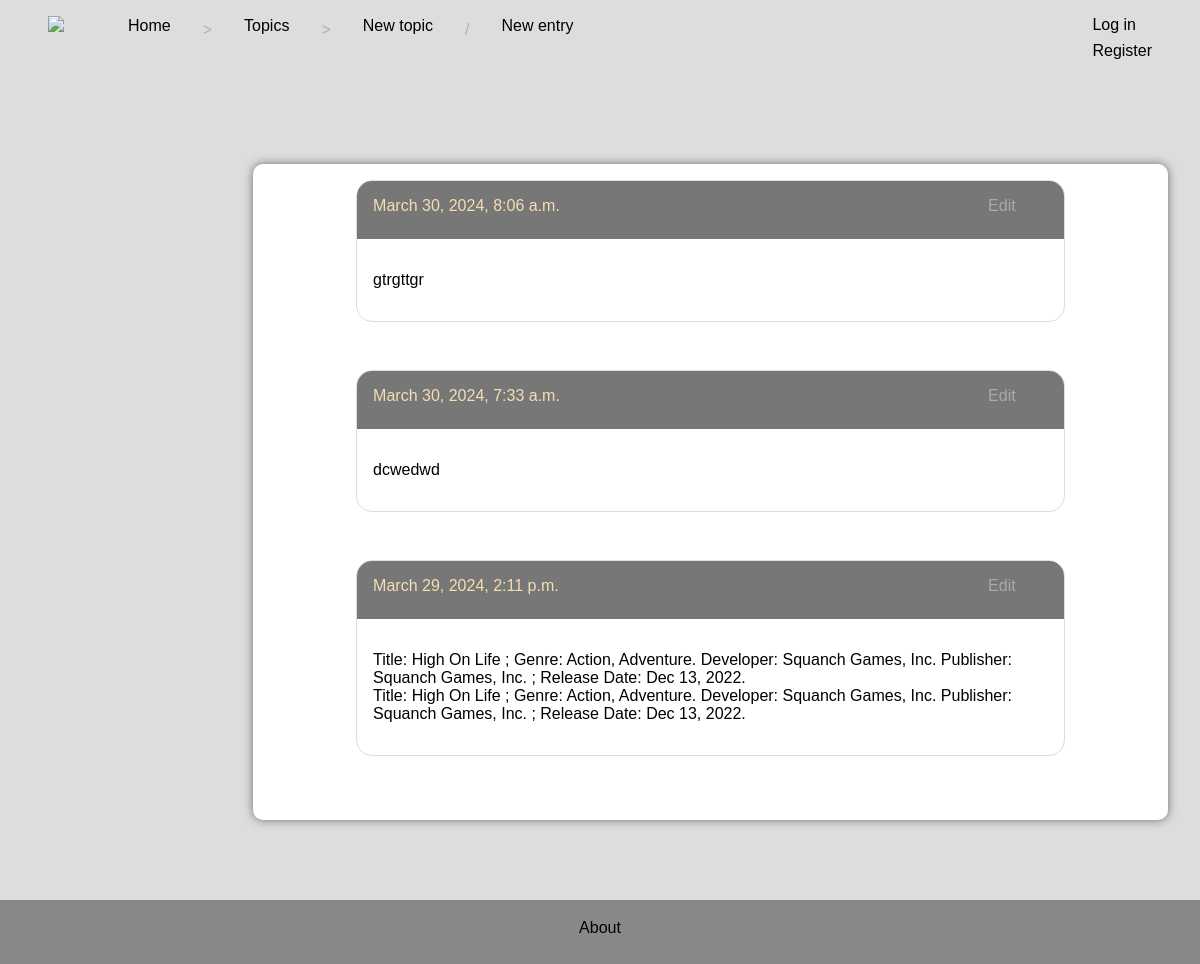
The app's page /blog/topics/1/ with its own data.
### blog/models.py (models this page shows, shortened)
class Entry(models.Model):
    text = models.TextField()
    topic = models.ForeignKey(Topic, on_delete=models.CASCADE,related_name='entries')
    date_added = models.DateTimeField(auto_now_add=True)
    scores = models.BigIntegerField(null=True)
    score_num = models.IntegerField(null=True)

### blog/views.py (the view)
# urls.py: path('topics/<int:topic_id>/', views.show_topic, name='show_topic'),
def show_topic(request, topic_id):
    topic = Topic.objects.get(pk=topic_id)
    entries = topic.entries.order_by('-date_added')
    return render(request, 'blog/show_topic.html', {
        'topic':topic,
        'entries':entries,
    })

### blog/templates/blog/show_topic.html (shortened to what this page needs)
{% extends 'blog/layout.html' %}
{% block header_content %}
    <a href="{% url 'blog:index' %}"> Home </a><span>></span>
    <a href="{% url 'blog:show_topic_list' %}"> Topics </a><span>></span>
    <a href="{% url 'blog:new_topic' %}"> New topic </a><span>/</span>
    <a href="{% url 'blog:new_entry' topic.id %}"> New entry</a>
{% endblock header_content %}
{% block main_content %}
    {% for entry in entries %}
    <div class="entry">
        <div class="entry-header">
           {{ entry.date_added }}
           <a href="{% url 'blog:edit_entry' entry.id %}">Edit</a>
        </div>
        <div class="entry-text">
           {{ entry.text|linebreaks }}
         </div>
    </div>
    {% empty %}
        <p> There are no entries yet </p>
    {% endfor %}
{% endblock main_content %}

### blog/static/blog/style.css (style rules this page uses)
body { font-family: sans-serif; margin: 0; padding: 0; background-color: #ddd; }
a { color: black; text-decoration: none; margin: 0 2rem 0.5rem; }
span { color: rgb(163, 179, 194); }
a { display: block; transition: transform 0.2s ease-in-out; }
.entry { overflow: hidden; width: 80%; border: solid 1px #ddd; margin-bottom: 3rem; border-radius: 1rem; font-size: medium; }
.entry-header { display: flex; align-items: baseline; justify-content: space-between; padding: 1rem; color: wheat; margin: 0; background-color: #777; }
.entry-header a { color: #aaa; }
.entry-text { padding: 1rem; }

### records on screen
Entry: date_added "March 30, 2024, 8:06 a.m.", text "gtrgttgr"
Entry: date_added "March 30, 2024, 7:33 a.m.", text "dcwedwd"
Entry: date_added "March 29, 2024, 2:11 p.m.", text "Title: High On Life ; Genre: Action, Adventure. Developer: Squanch Games, Inc. Publisher: Squanch Games, Inc. ; Release Date: Dec 13, 2022. Title: High On Life ; Genre: Action, Adventure. Developer: Squanch Games, Inc. Publisher: Squanch Games, Inc. ; Release Date: Dec 13, 2022."
